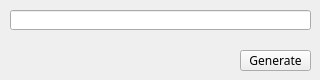
<?xml version="1.0" encoding="UTF-8"?>
<ui version="4.0">
 <class>Form</class>
 <widget class="QWidget" name="Form">
  <property name="geometry">
   <rect>
    <x>0</x>
    <y>0</y>
    <width>320</width>
    <height>80</height>
   </rect>
  </property>
  <property name="sizePolicy">
   <sizepolicy hsizetype="Fixed" vsizetype="Fixed">
    <horstretch>0</horstretch>
    <verstretch>0</verstretch>
   </sizepolicy>
  </property>
  <property name="minimumSize">
   <size>
    <width>320</width>
    <height>80</height>
   </size>
  </property>
  <property name="maximumSize">
   <size>
    <width>320</width>
    <height>80</height>
   </size>
  </property>
  <property name="font">
   <font>
    <family>나눔고딕</family>
   </font>
  </property>
  <property name="windowTitle">
   <string>TTS App</string>
  </property>
  <widget class="QLineEdit" name="txtQrData">
   <property name="geometry">
    <rect>
     <x>10</x>
     <y>10</y>
     <width>301</width>
     <height>20</height>
    </rect>
   </property>
  </widget>
  <widget class="QPushButton" name="btnQrGen">
   <property name="geometry">
    <rect>
     <x>240</x>
     <y>50</y>
     <width>71</width>
     <height>21</height>
    </rect>
   </property>
   <property name="text">
    <string>Generate</string>
   </property>
  </widget>
 </widget>
 <resources/>
 <connections/>
</ui>
